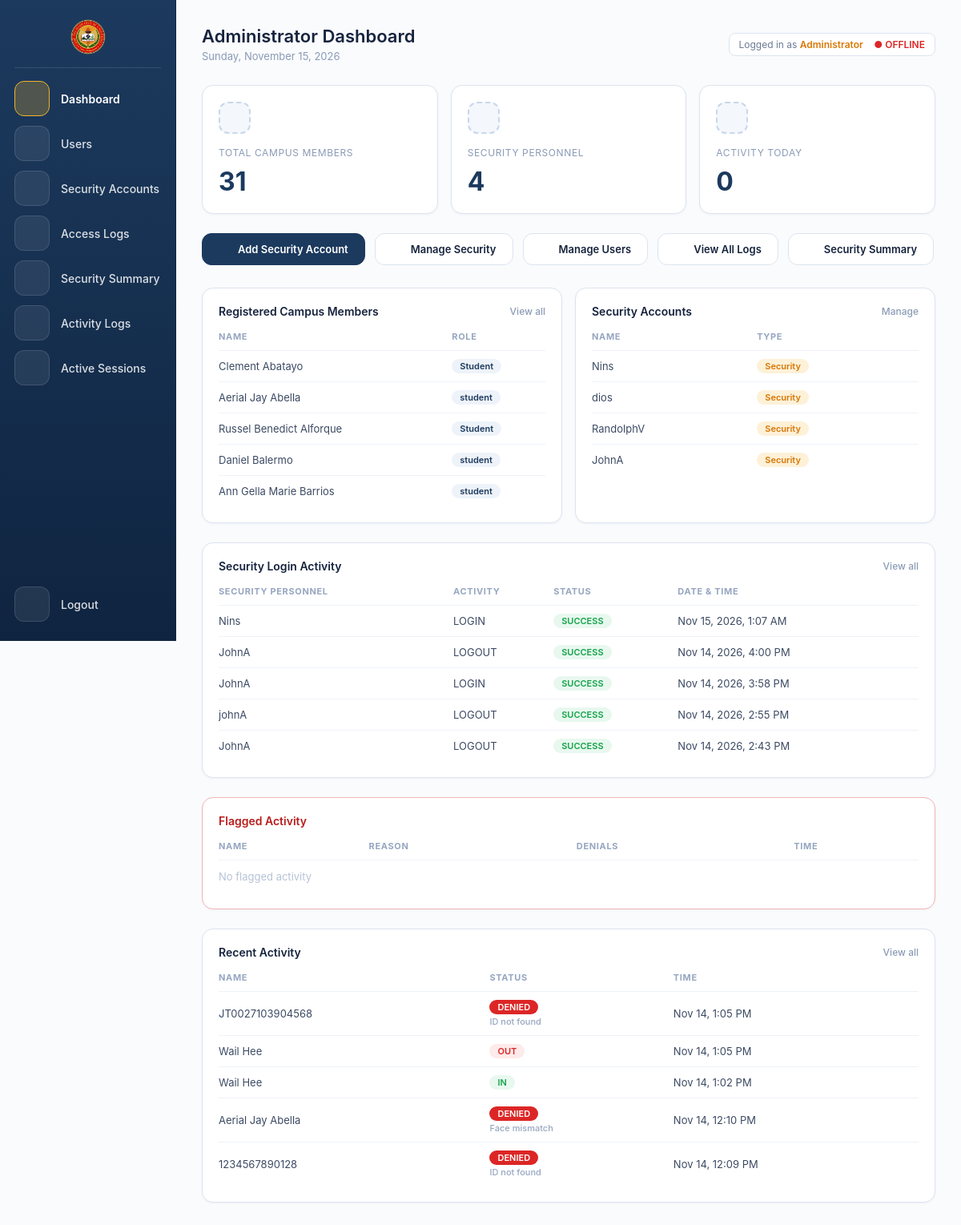
The app's page /test/admin_dashboard.php (signed in) with its own data.
### tables this page shows
CREATE TABLE `users` (
  `id` int(11) NOT NULL,
  `first_name` varchar(100) DEFAULT NULL,
  `last_name` varchar(100) DEFAULT NULL,
  `birthdate` date DEFAULT NULL,
  `role` varchar(20) DEFAULT NULL,
  `barcode` varchar(100) DEFAULT NULL,
  `created_at` timestamp NOT NULL DEFAULT current_timestamp(),
  `id_number` varchar(8) DEFAULT NULL,
  `status` varchar(10) DEFAULT 'OUT',
  `face_token` varchar(255) DEFAULT NULL,
  `face_descriptor` longtext DEFAULT NULL,
  `course` varchar(100) DEFAULT NULL,
  `department` varchar(100) DEFAULT NULL,
  `position` varchar(100) DEFAULT NULL,
  `face_image` longtext DEFAULT NULL,
  `consent_at` datetime DEFAULT NULL,
  `consent_version` varchar(20) DEFAULT NULL
);

CREATE TABLE `security` (
  `id` int(11) NOT NULL,
  `first_name` varchar(50) NOT NULL,
  `last_name` varchar(50) NOT NULL,
  `username` varchar(50) DEFAULT NULL,
  `position` varchar(30) NOT NULL DEFAULT 'Security Personnel',
  `password` varchar(255) DEFAULT NULL,
  `contact_number` varchar(20) NOT NULL,
  `status` varchar(20) NOT NULL DEFAULT 'ACTIVE',
  `created_at` timestamp NOT NULL DEFAULT current_timestamp(),
  `must_change_password` tinyint(1) NOT NULL DEFAULT 0
);

CREATE TABLE `logs` (
  `id` int(11) NOT NULL,
  `id_number` varchar(8) DEFAULT NULL,
  `name` varchar(200) DEFAULT NULL,
  `role` varchar(20) DEFAULT NULL,
  `status` varchar(20) DEFAULT NULL,
  `timestamp` datetime DEFAULT current_timestamp(),
  `type` varchar(10) DEFAULT NULL,
  `reason` varchar(100) DEFAULT NULL,
  `flagged` tinyint(1) NOT NULL DEFAULT 0,
  `scanned_by` varchar(50) DEFAULT NULL,
  `scanned_by_name` varchar(100) DEFAULT NULL
);

### test/admin_dashboard.php (the view, shortened to what this page needs)
<?php
include 'db.php';
require_once __DIR__ . '/dashboard_flags.php';
$totalUsers = (int)$conn->query("
    SELECT COUNT(*) AS c FROM users
")->fetch_assoc()['c'];
$totalSecurity = (int)$conn->query("
    SELECT COUNT(*) AS c FROM security
")->fetch_assoc()['c'];
$todayLogs = (int)$conn->query("
    SELECT COUNT(*) AS c FROM logs WHERE DATE(timestamp) = CURDATE()
")->fetch_assoc()['c'];
$users = $conn->query("
    SELECT first_name, last_name, role FROM users LIMIT 5
");
$security = $conn->query("
    SELECT username FROM security LIMIT 5
");
$loginLogs = $conn->query("
    SELECT username, action, status, timestamp
    FROM authentication_logs ORDER BY timestamp DESC LIMIT 5
");
function icon($name) {
    $paths = [
        'home'   => '<path d="M3 11l9-8 9 8"/><path d="M5 10v10h14V10"/>',
        'user'   => '<circle cx="12" cy="8" r="4"/><path d="M4 21c0-4.4 3.6-7 8-7s8 2.6 8 7"/>',
        'lock'   => '<rect x="5" y="11" width="14" height="10" rx="2"/><path d="M8 11V8a4 4 0 018 0v3"/>',
        'list'   => '<path d="M8 6h12M8 12h12M8 18h12M4 6h.01M4 12h.01M4 18h.01"/>',
        'chart'  => '<path d="M4 20V10M10 20V4M16 20v-7M22 20H2"/>',
        'logout' => '<path d="M9 21H5V3h4"/><path d="M16 17l5-5-5-5M21 12H9"/>',
    ];
    return '<svg viewBox="0 0 24 24" aria-hidden="true">' . $paths[$name] . '</svg>';
}
?>
<!DOCTYPE html>
<html lang="en">
<head>
</head>
<body>
<nav class="sidebar" aria-label="Main">
  <div class="logo"><img src="lego.png" alt="Lego"></div>
  <div class="sidebar-divider"></div>
  <a class="nav-item active" href="admin_dashboard.php" data-tip="Dashboard" aria-label="Dashboard" aria-current="page">
    <span class="nav-icon"><?= icon('home') ?></span>
    <span class="nav-label">Dashboard</span>
  </a>
  <a class="nav-item" href="users.php" data-tip="Users" aria-label="Users">
    <span class="nav-icon"><?= icon('user') ?></span>
    <span class="nav-label">Users</span>
  </a>
  <a class="nav-item" href="manage_security.php" data-tip="Security Accounts" aria-label="Security Accounts">
    <span class="nav-icon"><?= icon('lock') ?></span>
    <span class="nav-label">Security Accounts</span>
  </a>
  <a class="nav-item" href="admin_logs.php" data-tip="Logs" aria-label="Logs">
    <span class="nav-icon"><?= icon('list') ?></span>
    <span class="nav-label">Access Logs</span>
  </a>
  <a class="nav-item" href="security_summary.php?from=admin" data-tip="Security Summary" aria-label="Security Summary">
    <span class="nav-icon"><?= icon('chart') ?></span>
    <span class="nav-label">Security Summary</span>
  </a>
  <a class="nav-item" href="authentication_logs.php?from=admin" data-tip="Login Activity" aria-label="Login Activity">
    <span class="nav-icon"><?= icon('list') ?></span>
    <span class="nav-label">Activity Logs</span>
  </a>
  <a class="nav-item" href="active_sessions.php?from=admin" data-tip="Active Sessions" aria-label="Active Sessions">
    <span class="nav-icon"><?= icon('user') ?></span>
    <span class="nav-label">Active Sessions</span>
  <a class="nav-item logout-item" href="admin_logout.php" data-tip="Logout" aria-label="Logout">
    <span class="nav-icon"><?= icon('logout') ?></span>
    <span class="nav-label">Logout</span>
  </a>
</nav>
<main class="main">
  <div class="header">
    <div class="header-left">
      <h1>Administrator Dashboard</h1>
      <p><?= date('l, F j, Y') ?></p>
    </div>
    <div class="header-right">
      <div class="admin-badge">
        Logged in as <span class="role">Administrator</span>
        <span id="liveStatus" class="live-status">● LIVE</span>
      </div>
    </div>
  </div>
  <div class="cards">
    <div class="card">
      <div class="icon"><?= icon('user') ?></div>
      <small>Total Campus Members</small>
      <h2 id="totalUsers"><?= $totalUsers ?></h2>
    </div>
    <div class="card">
      <div class="icon"><?= icon('lock') ?></div>
      <small>Security Personnel</small>
      <h2 id="totalSecurity"><?= $totalSecurity ?></h2>
    </div>
    <div class="card">
      <div class="icon"><?= icon('list') ?></div>
      <small>Activity Today</small>
      <h2 id="todayLogs"><?= $todayLogs ?></h2>
    </div>
  </div>
  <div class="actions">
    <a class="btn btn-primary" href="admin_add_security.php"><?= icon('lock') ?> Add Security Account</a>
    <a class="btn" href="manage_security.php"><?= icon('lock') ?> Manage Security</a>
    <a class="btn" href="users.php"><?= icon('user') ?> Manage Users</a>
    <a class="btn" href="admin_logs.php"><?= icon('list') ?> View All Logs</a>
    <a class="btn" href="security_summary.php?from=admin"><?= icon('chart') ?> Security Summary</a>
  </div>
  <div class="sections">
    <div class="section">
      <h3>Registered Campus Members <a href="users.php">View all</a></h3>
      <div class="table-wrap">
        <table>
          <thead><tr><th>Name</th><th>Role</th></tr></thead>
          <tbody>
          <?php if ($users && $users->num_rows > 0): ?>
            <?php while ($row = $users->fetch_assoc()): ?>
              <tr>
                <td><?= htmlspecialchars($row['first_name'] . " " . $row['last_name']) ?></td>
                <td><span class="badge badge-security"><?= htmlspecialchars($row['role']) ?></span></td>
              </tr>
            <?php endwhile; ?>
          <?php else: ?>
            <tr><td colspan="2" class="empty">No users registered</td></tr>
          <?php endif; ?>
          </tbody>
        </table>
      </div>
    </div>
    <div class="section">
      <h3>Security Accounts <a href="manage_security.php">Manage</a></h3>
      <div class="table-wrap">
        <table>
          <thead><tr><th>Name</th><th>Type</th></tr></thead>
          <tbody>
          <?php if ($security && $security->num_rows > 0): ?>
            <?php while ($row = $security->fetch_assoc()): ?>
              <tr>
                <td><?= htmlspecialchars($row['username']) ?></td>
                <td><span class="badge badge-admin">Security</span></td>
              </tr>
            <?php endwhile; ?>
          <?php else: ?>
            <tr><td colspan="2" class="empty">No security accounts</td></tr>
          <?php endif; ?>
          </tbody>
        </table>
      </div>
    </div>
  </div>
  <div class="section-full">
    <h3>Security Login Activity <a href="authentication_logs.php?from=admin">View all</a></h3>
    <div class="table-wrap">
      <table>
        <thead><tr><th>Security Personnel</th><th>Activity</th><th>Status</th><th>Date & Time</th></tr></thead>
        <tbody id="authenticationLogsBody">
        <?php if ($loginLogs && $loginLogs->num_rows > 0): ?>
          <?php while ($row = $loginLogs->fetch_assoc()): ?>
            <?php $status = strtoupper($row['status']); $badgeClass = $status === 'SUCCESS' ? 'badge-success' : 'badge-failed'; ?>
            <tr>
              <td><?= htmlspecialchars($row['username']) ?></td>
              <td><?= htmlspecialchars($row['action']) ?></td>
              <td><span class="badge <?= $badgeClass ?>"><?= htmlspecialchars($status) ?></span></td>
              <td><?= htmlspecialchars(date('M j, Y, g:i A', strtotime($row['timestamp']))) ?></td>
            </tr>
          <?php endwhile; ?>
        <?php else: ?>
          <tr><td colspan="4" class="empty">No security login activity yet</td></tr>
        <?php endif; ?>
        </tbody>
      </table>
    </div>
  </div>
  <div class="section-full flagged-section">
    <h3>Flagged Activity</h3>
    <div class="table-wrap">
      <table>
        <thead><tr><th>Name</th><th>Reason</th><th>Denials</th><th>Time</th></tr></thead>
        <tbody id="flaggedBody"><?= dash_flagged_rows($conn, 5) ?></tbody>
      </table>
    </div>
  </div>
  <div class="section-full">
    <h3>Recent Activity <a href="admin_logs.php">View all</a></h3>
    <div class="table-wrap">
      <table>
        <thead><tr><th>Name</th><th>Status</th><th>Time</th></tr></thead>
        <tbody id="recentLogsBody"><?= dash_logs_rows($conn, 5) ?></tbody>
      </table>
    </div>
  </div>
</main>
</body>
</html>

### test/dashboard_flags.php (shortened to what this page needs)
<?php
function dash_h($v) { return htmlspecialchars((string)$v, ENT_QUOTES, 'UTF-8'); }
function dash_reason_label($r) {
  static $map = [
    'UNKNOWN_ID'     => 'ID not found',
    'QR_EXPIRED'     => 'QR expired',
    'FACE_MISMATCH'  => 'Face mismatch',
    'NOT_REGISTERED' => 'Not registered',
  ];
  return $map[$r] ?? (string)$r;
}
function dash_logs_rows($conn, $limit = 5) {
  $limit = max(1, min(20, (int)$limit));
  $html = '';
  $r = $conn->query("SELECT name, status, reason, flagged, timestamp FROM logs ORDER BY timestamp DESC, id DESC LIMIT $limit");
  while ($r && $row = $r->fetch_assoc()) {
    $st  = strtoupper((string)$row['status']);
    $cls = $st === 'IN' ? 'badge-in' : ($st === 'DENIED' ? 'badge-denied' : 'badge-out');
    $extra = ($st === 'DENIED' && !empty($row['reason']))
      ? '<span class="log-reason">' . dash_h(dash_reason_label($row['reason'])) . '</span>' : '';
    $flag = !empty($row['flagged']) ? ' <span class="flag-mark">⚑ FLAGGED</span>' : '';
    $html .= '<tr><td>' . dash_h($row['name']) . '</td>'
          .  '<td><span class="badge ' . $cls . '">' . dash_h($st) . '</span>' . $flag . $extra . '</td>'
          .  '<td>' . dash_h(date('M j, g:i A', strtotime($row['timestamp']))) . '</td></tr>';
  }
  return $html !== '' ? $html : '<tr><td colspan="3" class="empty">No activity yet</td></tr>';
}
function dash_flagged_rows($conn, $limit = 5) {
  $limit = max(1, min(20, (int)$limit));
  $html = '';
  $f = $conn->query("SELECT id_number, name, reason, denial_count, created_at FROM flagged_events ORDER BY created_at DESC, id DESC LIMIT $limit");
  return $html !== '' ? $html : '<tr><td colspan="4" class="empty">No flagged activity</td></tr>';
}

### records on screen
users: first_name+last_name "Clement Abatayo", role "Student"
users: first_name+last_name "Aerial Jay Abella", role "student"
users: first_name+last_name "Russel Benedict Alforque", role "Student"
users: first_name+last_name "Daniel Balermo", role "student"
users: first_name+last_name "Ann Gella Marie Barrios", role "student"
security: username "Nins"
security: username "dios"
security: username "RandolphV"
security: username "JohnA"
logs: name "JT0027103904568", status "DENIED", reason "ID not found", timestamp "Nov 14, 1:05 PM"
logs: name "Wail Hee", status "OUT", timestamp "Nov 14, 1:05 PM"
logs: name "Wail Hee", status "IN", timestamp "Nov 14, 1:02 PM"
logs: name "Aerial Jay Abella", status "DENIED", reason "Face mismatch", timestamp "Nov 14, 12:10 PM"
logs: name "1234567890128", status "DENIED", reason "ID not found", timestamp "Nov 14, 12:09 PM"

### other values on screen
$totalUsers "31"
$totalSecurity "4"
$todayLogs "0"
$row['username'] "Nins"
$row['action'] "LOGIN"
$status "SUCCESS"
date('M j, Y, g:i A', strtotime($row['timestamp'])) "Nov 15, 2026, 1:07 AM"
$row['username'] "JohnA"
$row['action'] "LOGOUT"
date('M j, Y, g:i A', strtotime($row['timestamp'])) "Nov 14, 2026, 4:00 PM"
date('M j, Y, g:i A', strtotime($row['timestamp'])) "Nov 14, 2026, 3:58 PM"
$row['username'] "johnA"
date('M j, Y, g:i A', strtotime($row['timestamp'])) "Nov 14, 2026, 2:55 PM"
date('M j, Y, g:i A', strtotime($row['timestamp'])) "Nov 14, 2026, 2:43 PM"
